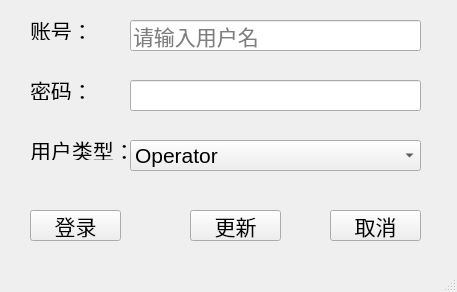
<?xml version="1.0" encoding="UTF-8"?>
<ui version="4.0">
 <class>UserLoginDlgClass</class>
 <widget class="QMainWindow" name="UserLoginDlgClass">
  <property name="geometry">
   <rect>
    <x>0</x>
    <y>0</y>
    <width>457</width>
    <height>292</height>
   </rect>
  </property>
  <property name="windowTitle">
   <string>用户系统</string>
  </property>
  <widget class="QWidget" name="centralWidget">
   <widget class="QLabel" name="label_UserName">
    <property name="geometry">
     <rect>
      <x>30</x>
      <y>20</y>
      <width>101</width>
      <height>20</height>
     </rect>
    </property>
    <property name="font">
     <font>
      <pointsize>16</pointsize>
     </font>
    </property>
    <property name="text">
     <string>账号：</string>
    </property>
   </widget>
   <widget class="QLabel" name="label_Password">
    <property name="geometry">
     <rect>
      <x>30</x>
      <y>80</y>
      <width>101</width>
      <height>20</height>
     </rect>
    </property>
    <property name="font">
     <font>
      <pointsize>16</pointsize>
     </font>
    </property>
    <property name="text">
     <string>密码：</string>
    </property>
   </widget>
   <widget class="QLabel" name="label_UserType">
    <property name="geometry">
     <rect>
      <x>30</x>
      <y>140</y>
      <width>101</width>
      <height>20</height>
     </rect>
    </property>
    <property name="font">
     <font>
      <pointsize>16</pointsize>
     </font>
    </property>
    <property name="text">
     <string>用户类型：</string>
    </property>
   </widget>
   <widget class="QLineEdit" name="lineEdit_UserName">
    <property name="geometry">
     <rect>
      <x>130</x>
      <y>20</y>
      <width>291</width>
      <height>31</height>
     </rect>
    </property>
    <property name="font">
     <font>
      <pointsize>16</pointsize>
     </font>
    </property>
    <property name="placeholderText">
     <string>请输入用户名</string>
    </property>
   </widget>
   <widget class="QLineEdit" name="lineEdit_Password">
    <property name="geometry">
     <rect>
      <x>130</x>
      <y>80</y>
      <width>291</width>
      <height>31</height>
     </rect>
    </property>
    <property name="font">
     <font>
      <pointsize>16</pointsize>
     </font>
    </property>
    <property name="echoMode">
     <enum>QLineEdit::Password</enum>
    </property>
   </widget>
   <widget class="QComboBox" name="comboBox_UserType">
    <property name="geometry">
     <rect>
      <x>130</x>
      <y>140</y>
      <width>291</width>
      <height>31</height>
     </rect>
    </property>
    <property name="font">
     <font>
      <pointsize>16</pointsize>
     </font>
    </property>
    <item>
     <property name="text">
      <string>Operator</string>
     </property>
    </item>
    <item>
     <property name="text">
      <string>Maintainer</string>
     </property>
    </item>
    <item>
     <property name="text">
      <string>Admin</string>
     </property>
    </item>
   </widget>
   <widget class="QPushButton" name="pushButton_Login">
    <property name="geometry">
     <rect>
      <x>30</x>
      <y>210</y>
      <width>91</width>
      <height>31</height>
     </rect>
    </property>
    <property name="font">
     <font>
      <pointsize>16</pointsize>
     </font>
    </property>
    <property name="text">
     <string>登录</string>
    </property>
   </widget>
   <widget class="QPushButton" name="pushButton_Update">
    <property name="geometry">
     <rect>
      <x>190</x>
      <y>210</y>
      <width>91</width>
      <height>31</height>
     </rect>
    </property>
    <property name="font">
     <font>
      <pointsize>16</pointsize>
     </font>
    </property>
    <property name="text">
     <string>更新</string>
    </property>
   </widget>
   <widget class="QPushButton" name="pushButton_Cancle">
    <property name="geometry">
     <rect>
      <x>330</x>
      <y>210</y>
      <width>91</width>
      <height>31</height>
     </rect>
    </property>
    <property name="font">
     <font>
      <pointsize>16</pointsize>
     </font>
    </property>
    <property name="text">
     <string>取消</string>
    </property>
   </widget>
  </widget>
  <widget class="QStatusBar" name="statusBar"/>
 </widget>
 <layoutdefault spacing="6" margin="11"/>
 <resources/>
 <connections/>
</ui>
